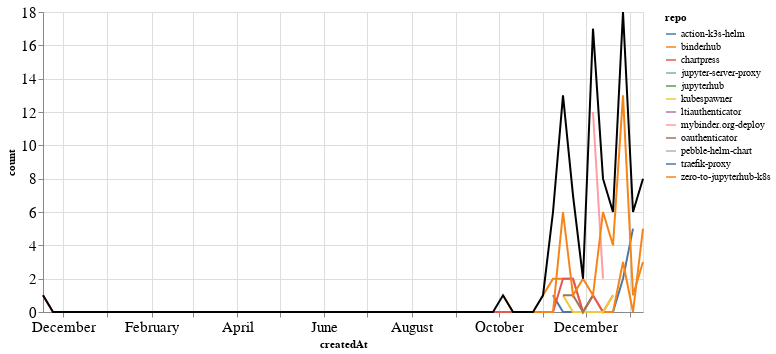

Notebook code for this chart:
### Markdown cell above
### PRs

### Code cell
prs_time = prs.groupby('repo').resample('W', on='createdAt').count()['author'].reset_index()
prs_time = prs_time.rename(columns={'author': 'count'})
prs_time_total = prs_time.groupby('createdAt').agg({"count": "sum"}).reset_index()

ch1 = alt.Chart(prs_time, width=600).mark_line().encode(
    x='createdAt',
    y='count',
    color='repo',
    tooltip="repo"
)

ch2 = alt.Chart(prs_time_total, width=600).mark_line(color="black").encode(
    x='createdAt',
    y='count',
)

ch1 + ch2

### Figure 1 — Vega-Lite specification as saved in the notebook (floating-point values rounded to 4 significant figures)
{"config": {"axisLeft": {"labelFontSize": 15}, "axisBottom": {"labelFontSize": 15}}, "layer": [{"data": {"name": "data-486ee680ef65b83fcf4a92d92d986568"}, "mark": "line", "encoding": {"color": {"type": "nominal", "field": "repo"}, "tooltip": {"type": "nominal", "field": "repo"}, "x": {"type": "temporal", "field": "createdAt"}, "y": {"type": "quantitative", "field": "count"}}, "width": 600}, {"data": {"name": "data-275b2802fe0b418f738d2a8a8ae44987"}, "mark": {"type": "line", "color": "black"}, "encoding": {"x": {"type": "temporal", "field": "createdAt"}, "y": {"type": "quantitative", "field": "count"}}, "width": 600}], "$schema": "https://vega.github.io/schema/vega-lite/v4.8.1.json", "datasets": {"data-486ee680ef65b83fcf4a92d92d986568": [{"repo": "action-k3s-helm", "createdAt": "2020-11-08T00:00:00", "count": 1}, {"repo": "action-k3s-helm", "createdAt": "2020-11-15T00:00:00", "count": 0}, {"repo": "action-k3s-helm", "createdAt": "2020-11-22T00:00:00", "count": 0}, {"repo": "action-k3s-helm", "createdAt": "2020-11-29T00:00:00", "count": 0}, {"repo": "action-k3s-helm", "createdAt": "2020-12-06T00:00:00", "count": 0}, {"repo": "action-k3s-helm", "createdAt": "2020-12-13T00:00:00", "count": 0}, {"repo": "action-k3s-helm", "createdAt": "2020-12-20T00:00:00", "count": 0}, {"repo": "action-k3s-helm", "createdAt": "2020-12-27T00:00:00", "count": 2}, {"repo": "action-k3s-helm", "createdAt": "2021-01-03T00:00:00", "count": 5}, {"repo": "binderhub", "createdAt": "2020-11-01T00:00:00", "count": 1}, {"repo": "binderhub", "createdAt": "2020-11-08T00:00:00", "count": 2}, {"repo": "binderhub", "createdAt": "2020-11-15T00:00:00", "count": 2}, {"repo": "binderhub", "createdAt": "2020-11-22T00:00:00", "count": 2}, {"repo": "binderhub", "createdAt": "2020-11-29T00:00:00", "count": 0}, {"repo": "binderhub", "createdAt": "2020-12-06T00:00:00", "count": 1}, {"repo": "binderhub", "createdAt": "2020-12-13T00:00:00", "count": 0}, {"repo": "binderhub", "createdAt": "2020-12-20T00:00:00", "count": 0}, {"repo": "binderhub", "createdAt": "2020-12-27T00:00:00", "count": 3}, {"repo": "binderhub", "createdAt": "2021-01-03T00:00:00", "count": 0}, {"repo": "binderhub", "createdAt": "2021-01-10T00:00:00", "count": 5}, {"repo": "chartpress", "createdAt": "2019-11-17T00:00:00", "count": 1}, {"repo": "chartpress", "createdAt": "2019-11-24T00:00:00", "count": 0}, {"repo": "chartpress", "createdAt": "2019-12-01T00:00:00", "count": 0}, {"repo": "chartpress", "createdAt": "2019-12-08T00:00:00", "count": 0}, {"repo": "chartpress", "createdAt": "2019-12-15T00:00:00", "count": 0}, {"repo": "chartpress", "createdAt": "2019-12-22T00:00:00", "count": 0}, {"repo": "chartpress", "createdAt": "2019-12-29T00:00:00", "count": 0}, {"repo": "chartpress", "createdAt": "2020-01-05T00:00:00", "count": 0}, {"repo": "chartpress", "createdAt": "2020-01-12T00:00:00", "count": 0}, {"repo": "chartpress", "createdAt": "2020-01-19T00:00:00", "count": 0}, {"repo": "chartpress", "createdAt": "2020-01-26T00:00:00", "count": 0}, {"repo": "chartpress", "createdAt": "2020-02-02T00:00:00", "count": 0}, {"repo": "chartpress", "createdAt": "2020-02-09T00:00:00", "count": 0}, {"repo": "chartpress", "createdAt": "2020-02-16T00:00:00", "count": 0}, {"repo": "chartpress", "createdAt": "2020-02-23T00:00:00", "count": 0}, {"repo": "chartpress", "createdAt": "2020-03-01T00:00:00", "count": 0}, {"repo": "chartpress", "createdAt": "2020-03-08T00:00:00", "count": 0}, {"repo": "chartpress", "createdAt": "2020-03-15T00:00:00", "count": 0}, {"repo": "chartpress", "createdAt": "2020-03-22T00:00:00", "count": 0}, {"repo": "chartpress", "createdAt": "2020-03-29T00:00:00", "count": 0}, {"repo": "chartpress", "createdAt": "2020-04-05T00:00:00", "count": 0}, {"repo": "chartpress", "createdAt": "2020-04-12T00:00:00", "count": 0}, {"repo": "chartpress", "createdAt": "2020-04-19T00:00:00", "count": 0}, {"repo": "chartpress", "createdAt": "2020-04-26T00:00:00", "count": 0}, {"repo": "chartpress", "createdAt": "2020-05-03T00:00:00", "count": 0}, {"repo": "chartpress", "createdAt": "2020-05-10T00:00:00", "count": 0}, {"repo": "chartpress", "createdAt": "2020-05-17T00:00:00", "count": 0}, {"repo": "chartpress", "createdAt": "2020-05-24T00:00:00", "count": 0}, {"repo": "chartpress", "createdAt": "2020-05-31T00:00:00", "count": 0}, {"repo": "chartpress", "createdAt": "2020-06-07T00:00:00", "count": 0}, {"repo": "chartpress", "createdAt": "2020-06-14T00:00:00", "count": 0}, {"repo": "chartpress", "createdAt": "2020-06-21T00:00:00", "count": 0}, {"repo": "chartpress", "createdAt": "2020-06-28T00:00:00", "count": 0}, {"repo": "chartpress", "createdAt": "2020-07-05T00:00:00", "count": 0}, {"repo": "chartpress", "createdAt": "2020-07-12T00:00:00", "count": 0}, {"repo": "chartpress", "createdAt": "2020-07-19T00:00:00", "count": 0}, {"repo": "chartpress", "createdAt": "2020-07-26T00:00:00", "count": 0}, {"repo": "chartpress", "createdAt": "2020-08-02T00:00:00", "count": 0}, {"repo": "chartpress", "createdAt": "2020-08-09T00:00:00", "count": 0}, {"repo": "chartpress", "createdAt": "2020-08-16T00:00:00", "count": 0}, {"repo": "chartpress", "createdAt": "2020-08-23T00:00:00", "count": 0}, {"repo": "chartpress", "createdAt": "2020-08-30T00:00:00", "count": 0}, {"repo": "chartpress", "createdAt": "2020-09-06T00:00:00", "count": 0}, {"repo": "chartpress", "createdAt": "2020-09-13T00:00:00", "count": 0}, {"repo": "chartpress", "createdAt": "2020-09-20T00:00:00", "count": 0}, {"repo": "chartpress", "createdAt": "2020-09-27T00:00:00", "count": 0}, {"repo": "chartpress", "createdAt": "2020-10-04T00:00:00", "count": 0}, {"repo": "chartpress", "createdAt": "2020-10-11T00:00:00", "count": 0}, {"repo": "chartpress", "createdAt": "2020-10-18T00:00:00", "count": 0}, {"repo": "chartpress", "createdAt": "2020-10-25T00:00:00", "count": 0}, {"repo": "chartpress", "createdAt": "2020-11-01T00:00:00", "count": 0}, {"repo": "chartpress", "createdAt": "2020-11-08T00:00:00", "count": 0}, {"repo": "chartpress", "createdAt": "2020-11-15T00:00:00", "count": 2}, {"repo": "chartpress", "createdAt": "2020-11-22T00:00:00", "count": 2}, {"repo": "chartpress", "createdAt": "2020-11-29T00:00:00", "count": 0}, {"repo": "chartpress", "createdAt": "2020-12-06T00:00:00", "count": 1}, {"repo": "chartpress", "createdAt": "2020-12-13T00:00:00", "count": 0}, {"repo": "chartpress", "createdAt": "2020-12-20T00:00:00", "count": 1}, {"repo": "jupyter-server-proxy", "createdAt": "2020-11-22T00:00:00", "count": 1}, {"repo": "jupyterhub", "createdAt": "2020-11-08T00:00:00", "count": 2}, {"repo": "kubespawner", "createdAt": "2020-11-15T00:00:00", "count": 1}, {"repo": "kubespawner", "createdAt": "2020-11-22T00:00:00", "count": 0}, {"repo": "kubespawner", "createdAt": "2020-11-29T00:00:00", "count": 0}, {"repo": "kubespawner", "createdAt": "2020-12-06T00:00:00", "count": 0}, {"repo": "kubespawner", "createdAt": "2020-12-13T00:00:00", "count": 0}, {"repo": "kubespawner", "createdAt": "2020-12-20T00:00:00", "count": 1}, {"repo": "ltiauthenticator", "createdAt": "2020-11-15T00:00:00", "count": 1}, {"repo": "mybinder.org-deploy", "createdAt": "2020-12-06T00:00:00", "count": 12}, {"repo": "mybinder.org-deploy", "createdAt": "2020-12-13T00:00:00", "count": 2}, {"repo": "oauthenticator", "createdAt": "2020-11-15T00:00:00", "count": 1}, {"repo": "oauthenticator", "createdAt": "2020-11-22T00:00:00", "count": 1}, {"repo": "oauthenticator", "createdAt": "2020-11-29T00:00:00", "count": 0}, {"repo": "oauthenticator", "createdAt": "2020-12-06T00:00:00", "count": 1}, {"repo": "pebble-helm-chart", "createdAt": "2020-11-08T00:00:00", "count": 1}, {"repo": "traefik-proxy", "createdAt": "2020-12-06T00:00:00", "count": 1}, {"repo": "zero-to-jupyterhub-k8s", "createdAt": "2020-10-04T00:00:00", "count": 1}, {"repo": "zero-to-jupyterhub-k8s", "createdAt": "2020-10-11T00:00:00", "count": 0}, {"repo": "zero-to-jupyterhub-k8s", "createdAt": "2020-10-18T00:00:00", "count": 0}, {"repo": "zero-to-jupyterhub-k8s", "createdAt": "2020-10-25T00:00:00", "count": 0}, {"repo": "zero-to-jupyterhub-k8s", "createdAt": "2020-11-01T00:00:00", "count": 0}, {"repo": "zero-to-jupyterhub-k8s", "createdAt": "2020-11-08T00:00:00", "count": 0}, {"repo": "zero-to-jupyterhub-k8s", "createdAt": "2020-11-15T00:00:00", "count": 6}, {"repo": "zero-to-jupyterhub-k8s", "createdAt": "2020-11-22T00:00:00", "count": 1}, {"repo": "zero-to-jupyterhub-k8s", "createdAt": "2020-11-29T00:00:00", "count": 2}, {"repo": "zero-to-jupyterhub-k8s", "createdAt": "2020-12-06T00:00:00", "count": 1}, {"repo": "zero-to-jupyterhub-k8s", "createdAt": "2020-12-13T00:00:00", "count": 6}, {"repo": "zero-to-jupyterhub-k8s", "createdAt": "2020-12-20T00:00:00", "count": 4}, {"repo": "zero-to-jupyterhub-k8s", "createdAt": "2020-12-27T00:00:00", "count": 13}, {"repo": "zero-to-jupyterhub-k8s", "createdAt": "2021-01-03T00:00:00", "count": 1}, {"repo": "zero-to-jupyterhub-k8s", "createdAt": "2021-01-10T00:00:00", "count": 3}], "data-275b2802fe0b418f738d2a8a8ae44987": [{"createdAt": "2019-11-17T00:00:00", "count": 1}, {"createdAt": "2019-11-24T00:00:00", "count": 0}, {"createdAt": "2019-12-01T00:00:00", "count": 0}, {"createdAt": "2019-12-08T00:00:00", "count": 0}, {"createdAt": "2019-12-15T00:00:00", "count": 0}, {"createdAt": "2019-12-22T00:00:00", "count": 0}, {"createdAt": "2019-12-29T00:00:00", "count": 0}, {"createdAt": "2020-01-05T00:00:00", "count": 0}, {"createdAt": "2020-01-12T00:00:00", "count": 0}, {"createdAt": "2020-01-19T00:00:00", "count": 0}, {"createdAt": "2020-01-26T00:00:00", "count": 0}, {"createdAt": "2020-02-02T00:00:00", "count": 0}, {"createdAt": "2020-02-09T00:00:00", "count": 0}, {"createdAt": "2020-02-16T00:00:00", "count": 0}, {"createdAt": "2020-02-23T00:00:00", "count": 0}, {"createdAt": "2020-03-01T00:00:00", "count": 0}, {"createdAt": "2020-03-08T00:00:00", "count": 0}, {"createdAt": "2020-03-15T00:00:00", "count": 0}, {"createdAt": "2020-03-22T00:00:00", "count": 0}, {"createdAt": "2020-03-29T00:00:00", "count": 0}, {"createdAt": "2020-04-05T00:00:00", "count": 0}, {"createdAt": "2020-04-12T00:00:00", "count": 0}, {"createdAt": "2020-04-19T00:00:00", "count": 0}, {"createdAt": "2020-04-26T00:00:00", "count": 0}, {"createdAt": "2020-05-03T00:00:00", "count": 0}, {"createdAt": "2020-05-10T00:00:00", "count": 0}, {"createdAt": "2020-05-17T00:00:00", "count": 0}, {"createdAt": "2020-05-24T00:00:00", "count": 0}, {"createdAt": "2020-05-31T00:00:00", "count": 0}, {"createdAt": "2020-06-07T00:00:00", "count": 0}, {"createdAt": "2020-06-14T00:00:00", "count": 0}, {"createdAt": "2020-06-21T00:00:00", "count": 0}, {"createdAt": "2020-06-28T00:00:00", "count": 0}, {"createdAt": "2020-07-05T00:00:00", "count": 0}, {"createdAt": "2020-07-12T00:00:00", "count": 0}, {"createdAt": "2020-07-19T00:00:00", "count": 0}, {"createdAt": "2020-07-26T00:00:00", "count": 0}, {"createdAt": "2020-08-02T00:00:00", "count": 0}, {"createdAt": "2020-08-09T00:00:00", "count": 0}, {"createdAt": "2020-08-16T00:00:00", "count": 0}, {"createdAt": "2020-08-23T00:00:00", "count": 0}, {"createdAt": "2020-08-30T00:00:00", "count": 0}, {"createdAt": "2020-09-06T00:00:00", "count": 0}, {"createdAt": "2020-09-13T00:00:00", "count": 0}, {"createdAt": "2020-09-20T00:00:00", "count": 0}, {"createdAt": "2020-09-27T00:00:00", "count": 0}, {"createdAt": "2020-10-04T00:00:00", "count": 1}, {"createdAt": "2020-10-11T00:00:00", "count": 0}, {"createdAt": "2020-10-18T00:00:00", "count": 0}, {"createdAt": "2020-10-25T00:00:00", "count": 0}, {"createdAt": "2020-11-01T00:00:00", "count": 1}, {"createdAt": "2020-11-08T00:00:00", "count": 6}, {"createdAt": "2020-11-15T00:00:00", "count": 13}, {"createdAt": "2020-11-22T00:00:00", "count": 7}, {"createdAt": "2020-11-29T00:00:00", "count": 2}, {"createdAt": "2020-12-06T00:00:00", "count": 17}, {"createdAt": "2020-12-13T00:00:00", "count": 8}, {"createdAt": "2020-12-20T00:00:00", "count": 6}, {"createdAt": "2020-12-27T00:00:00", "count": 18}, {"createdAt": "2021-01-03T00:00:00", "count": 6}, {"createdAt": "2021-01-10T00:00:00", "count": 8}]}}
